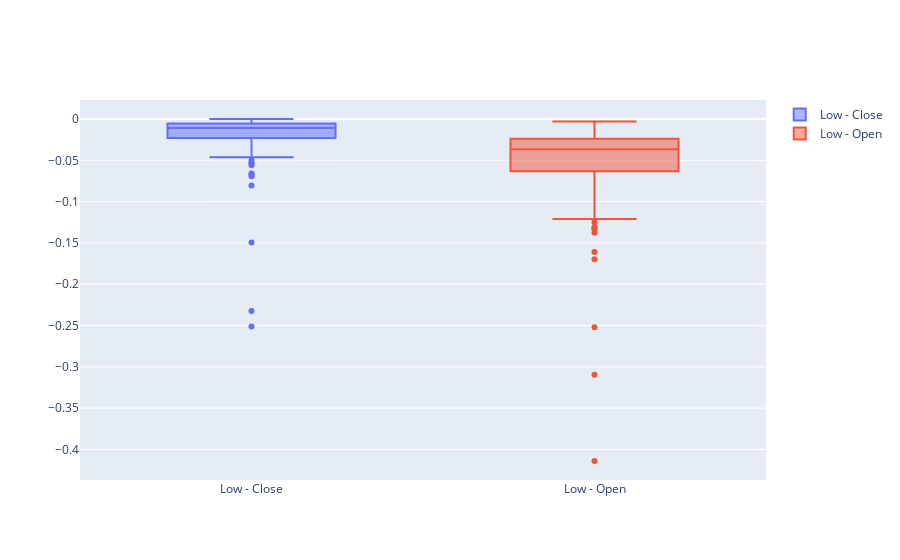

Here is the notebook cell this chart was saved with:
### Code cell
fig = go.Figure()

fig.add_trace(go.Box(y=down['Low']-down['Close'], name='Low - Close'))
fig.add_trace(go.Box(y=down['Low']-down['Open'], name='Low - Open'))

fig.show()

### Figure 1 — Plotly figure (JSON) as saved in the notebook; plotly's stock layout.template omitted (floating-point values rounded to 4 significant figures; data arrays with more than 128 entries replaced by an {"elided": "..."} marker saying what was removed)
{"data": [{"name": "Low - Close", "type": "box", "y": {"elided": "183 float values"}}, {"name": "Low - Open", "type": "box", "y": {"elided": "183 float values"}}], "layout": {}}
